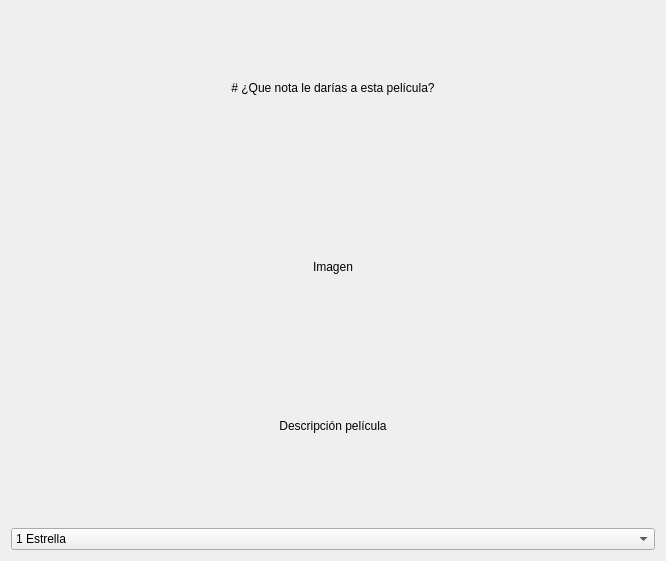
<?xml version="1.0" encoding="UTF-8"?>
<ui version="4.0">
 <class>Dialog</class>
 <widget class="QDialog" name="Dialog">
  <property name="geometry">
   <rect>
    <x>0</x>
    <y>0</y>
    <width>666</width>
    <height>561</height>
   </rect>
  </property>
  <property name="windowTitle">
   <string>Dialog</string>
  </property>
  <layout class="QVBoxLayout" name="verticalLayout_2">
   <item>
    <layout class="QVBoxLayout" name="verticalLayout">
     <item>
      <widget class="QLabel" name="label">
       <property name="text">
        <string># ¿Que nota le darías a esta película?</string>
       </property>
       <property name="textFormat">
        <enum>Qt::MarkdownText</enum>
       </property>
       <property name="alignment">
        <set>Qt::AlignCenter</set>
       </property>
      </widget>
     </item>
     <item>
      <spacer name="horizontalSpacer_2">
       <property name="orientation">
        <enum>Qt::Horizontal</enum>
       </property>
       <property name="sizeHint" stdset="0">
        <size>
         <width>40</width>
         <height>20</height>
        </size>
       </property>
      </spacer>
     </item>
     <item>
      <widget class="QLabel" name="label_2">
       <property name="text">
        <string>Imagen</string>
       </property>
       <property name="alignment">
        <set>Qt::AlignCenter</set>
       </property>
      </widget>
     </item>
     <item>
      <widget class="QLabel" name="label_3">
       <property name="text">
        <string>Descripción película</string>
       </property>
       <property name="alignment">
        <set>Qt::AlignCenter</set>
       </property>
      </widget>
     </item>
     <item>
      <spacer name="horizontalSpacer">
       <property name="orientation">
        <enum>Qt::Horizontal</enum>
       </property>
       <property name="sizeHint" stdset="0">
        <size>
         <width>40</width>
         <height>20</height>
        </size>
       </property>
      </spacer>
     </item>
     <item>
      <widget class="QComboBox" name="comboBox">
       <property name="sizePolicy">
        <sizepolicy hsizetype="Preferred" vsizetype="Fixed">
         <horstretch>0</horstretch>
         <verstretch>234</verstretch>
        </sizepolicy>
       </property>
       <property name="insertPolicy">
        <enum>QComboBox::InsertAtTop</enum>
       </property>
       <item>
        <property name="text">
         <string>1 Estrella</string>
        </property>
       </item>
       <item>
        <property name="text">
         <string>2 Estrellas</string>
        </property>
       </item>
       <item>
        <property name="text">
         <string>3 Estrellas</string>
        </property>
       </item>
       <item>
        <property name="text">
         <string>4 Estrellas</string>
        </property>
       </item>
       <item>
        <property name="text">
         <string>5 Estrellas</string>
        </property>
       </item>
      </widget>
     </item>
    </layout>
   </item>
  </layout>
 </widget>
 <resources/>
 <connections/>
</ui>
